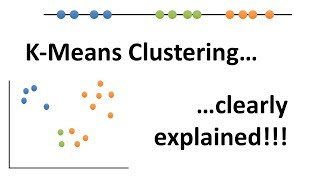
#> input picture img/video/4b5d3muPQmA.jpg, 320 x 180 px; its folder holds only this picture in this run
$ python -i scenes.py   (imports and definitions only)
#> lines starting #> are read from the running program, lines starting #| are printed output that depends on the picture
### python/mlbasic_theme.py
"""Shared plotting style for Python pages, the counterpart of R/theme.R.

Pages load it with:

    from mlbasic_theme import ML_PALETTE, apply_ml_style
    apply_ml_style()

The two halves of the site should look like one site, so the palette, the grid
and the type sizes here are the same values R/theme.R sets for ggplot2. Keep the
two in step: a change to one is a change to both.
"""

import matplotlib as mpl
import matplotlib.pyplot as plt
from cycler import cycler

# Okabe-Ito: distinguishable for the common forms of colour blindness and in
# greyscale. Used for categorical colours site-wide, in the same order as R.
ML_PALETTE = {
    "blue": "#0072B2",
    "orange": "#E69F00",
    "green": "#009E73",
    "vermilion": "#D55E00",
    "purple": "#CC79A7",
    "sky": "#56B4E9",
    "yellow": "#F0E442",
    "grey": "#5A5A5A",
}

# Continuous scales are viridis, again matching the R side.
ML_CONTINUOUS = "viridis"

_GRID = "#e6eaed"
_AXIS_TEXT = "#3d4852"
_SUBDUED = "#55606a"


def apply_ml_style(base_size=13):
    """Set the site style on the global matplotlib rcParams.

    base_size is the body font size in points; everything else is scaled from it,
    so a figure stays readable when a listing card shrinks it.
    """
    mpl.rcParams.update({
        "figure.figsize": (7, 4.5),
        "figure.dpi": 150,
        "savefig.bbox": "tight",
        "font.size": base_size,
        "axes.titlesize": base_size * 1.05,
        "axes.titleweight": "bold",
        "axes.titlelocation": "left",
        "axes.labelsize": base_size * 0.95,
        "axes.labelcolor": _AXIS_TEXT,
        "axes.edgecolor": _GRID,
        "axes.facecolor": "white",
        "axes.grid": True,
        "axes.grid.which": "major",
        "axes.spines.top": False,
        "axes.spines.right": False,
        "axes.prop_cycle": cycler(color=list(ML_PALETTE.values())),
        "grid.color": _GRID,
        "grid.linewidth": 0.4,
        "xtick.color": _SUBDUED,
        "ytick.color": _SUBDUED,
        "xtick.labelsize": base_size * 0.85,
        "ytick.labelsize": base_size * 0.85,
        "legend.frameon": False,
        "legend.fontsize": base_size * 0.9,
        "image.cmap": ML_CONTINUOUS,
    })


# [4 lines left out: function palette, not called in this run]


# Applied on import, so that `import mlbasic_theme` is enough, exactly as
# source(here::here("R/theme.R")) is enough on the R side.
apply_ml_style()

### _videos/07-validation/scenes.py
"""Manim scenes for the validation video. One class per script scene: Scene08 is "## Scene 8".

    cd _videos/07-validation
    manim -ql scenes.py Scene08                      # draft
    manim -qh --frame_rate 30 -a scenes.py           # all, 1080p, for the rough cut

An introduction with one new concept per part, each on one example and one picture:
test on new places (folds of stations against blocks of the map), look beyond accuracy
(sensitivity and specificity on the Assumptions video's rare species, and the threshold
trading one for the other), and put an interval on a score (resampling the sites). Scenes marked "page
results" read visuals/data/*.csv, which tools/figures-for-video.R writes from the pages.
The others are schematic: made-up shapes, never numbers that could pass for survey
results; the maps use the survey's site positions, which are data, not results. The
opening, key-point, recap, quiz and end-card scenes are shared (mlbasic_video.py) and
read PROMISES, ANSWERS and RECAP from here. Consecutive scenes about one picture share a
builder, so each starts where the previous one ended.
"""

import sys
from pathlib import Path

sys.path.insert(0, str(Path(__file__).resolve().parent.parent))
from mlbasic_video import *  # noqa: E402,F403
from mlbasic_data import load_coastal_survey_clean  # noqa: E402


# [2 lines that did not run here, left out]


PROMISES = ["Test on new places",
            "Look beyond accuracy",
            "Put an interval on a score"]
ANSWERS = ["To map new areas,\nhold out whole areas",
           "Report sensitivity\nand specificity,\nnot accuracy alone",
           "Resample the sites\nto see how far\nit could move"]
RECAP = PROMISES

# The pages' colours: training data in blue, anything held out in orange, a flattering or
# misleading result in vermilion. Model names are the pages' own labels.
LIGHT = "#C9CED2"
FOREST, LINEAR, AVERAGE = "Random forest", "Linear regression", "Predicting the average"
MODEL_NAMES = {AVERAGE: "predicting the average", LINEAR: "linear regression", FOREST: "random forest"}


# Helpers ----------------------------------------------------------------------------------

def narration_text(scene):
    return " ".join(scene.script.scenes[scene.number - 1].narration.split())


# [7 lines left out: function position, not called in this run]


def at(scene, fraction):
    """Wait until this fraction of the narration."""
    scene.wait(max(scene.share(fraction) - scene.time, 0.01))


def cue(scene, phrase):
    """Wait until the narration reaches this phrase, judged by its place in the text."""
    at(scene, position(scene, phrase))


def f2(value):
    return f"{value:.2f}"


def pct(value):
    return f"{100 * value:.0f}%"


def plain_axes(x_range, y_range, x_length, y_length):
    return Axes(x_range=x_range, y_range=y_range, x_length=x_length, y_length=y_length,
                tips=False, axis_config={"color": GRID, "include_ticks": False, "stroke_width": 3})


# [36 lines left out: functions chart, number_line, card, not called in this run]


def key_row(colour, text, size=28):
    return VGroup(Dot(radius=0.13, color=colour), label(text, size)).arrange(RIGHT, buff=0.2)


# [3 lines that did not run here, left out]


# [13 lines left out: function site_map, not called in this run]


# [7 lines that did not run here, left out]


# Test on new places (scenes 2–6) ---------------------------------------------------------

# [32 lines that did not run here, left out]


# [38 lines that did not run here, left out]


# [41 lines that did not run here, left out]


# [35 lines that did not run here, left out]


def two_tests(scene):
    """The same random forest's pooled RMSE, held-out stations against held-out blocks."""
    means = scene.data("distance").set_index("folds")["rmse"]
    axis, to_x = number_line(4.1, 4.5, -2.0, 5.6, -1.6, [4.1, 4.2, 4.3, 4.4, 4.5], 1)
    axis_name = label("the forest's error on the held-out data", 26, SUBDUED).next_to(axis, DOWN, 0.6)
    rows = {}
    for key, name, y, colour in (("Stations", "holding out\nsingle stations", 1.4, VERMILION),
                                 ("Half-degree blocks", "holding out\nblocks of the map", 0.0, ORANGE)):
        dot = Dot([to_x(means[key]), y, 0], radius=0.17, color=colour)
        guide = DashedLine([to_x(means[key]), y, 0], [to_x(means[key]), -1.6, 0], color=GRID, stroke_width=2)
        value = label(f2(means[key]), 36, colour, weight=BOLD).next_to(dot, RIGHT, 0.25)
        words = lines_of(name, 30, INK, NORMAL, 0.06).move_to([-2.4, y, 0], aligned_edge=RIGHT)
        rows[key] = VGroup(words, guide, dot, value)
    head = label("One random forest, two tests", 36, SUBDUED).to_edge(UP, buff=0.5)
    return means, VGroup(axis, axis_name), rows, head, to_x


# [26 lines that did not run here, left out]


# [3 lines that did not run here, left out]


# Look beyond accuracy (scenes 8–12) --------------------------------------------------------

# [65 lines left out: functions rare_grid, model_calls, rare_layout, not called in this run]


# [22 lines that did not run here, left out]


# [18 lines that did not run here, left out]


# [23 lines that did not run here, left out]


# [42 lines that did not run here, left out]


# [33 lines that did not run here, left out]


# [3 lines that did not run here, left out]


# Put an interval on a score (scenes 14–18) -------------------------------------------------

# [38 lines that did not run here, left out]


# [59 lines that did not run here, left out]


def site_squares():
    return VGroup(*[Square(0.26, stroke_width=0, fill_color=BLUE, fill_opacity=0.85) for _ in range(160)]
                  ).arrange_in_grid(10, 16, buff=0.06)


# [47 lines that did not run here, left out]


# [36 lines that did not run here, left out]


# [38 lines that did not run here, left out]


# [3 lines that did not run here, left out]


# Quiz (scenes 20–21) -----------------------------------------------------------------------

# [5 lines that did not run here, left out]


# [21 lines that did not run here, left out]


# Key points and end card (scenes 22–25) ---------------------------------------------------

# [3 lines that did not run here, left out]


# [3 lines that did not run here, left out]


# [3 lines that did not run here, left out]


# [2 lines that did not run here, left out]

>>> import cv2
>>> picture = cv2.imread('../../img/video/4b5d3muPQmA.jpg', cv2.IMREAD_GRAYSCALE)
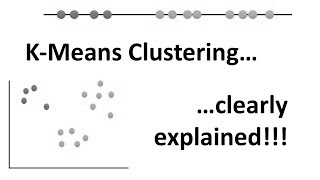
#> picture: shape (180, 320); min 0, max 255, mean 238.1
#> (the run stopped early here; a loop or call above may not have finished)

$ run again, on img/video/4jRBRDbJemM.jpg
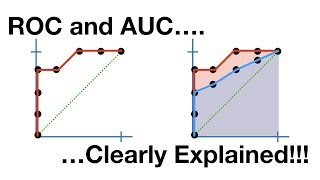
#> input picture img/video/4jRBRDbJemM.jpg, 320 x 180 px
#> `picture = cv2.imread('../../img/video/4b5d3muPQmA.jpg', cv2.IMREAD_GRA..`:
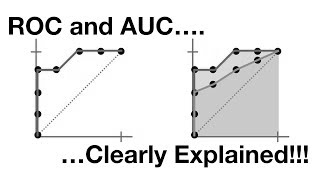
#> picture: shape (180, 320); min 0, max 255, mean 230.6

$ run again, on img/video/7VeUPuFGJHk.jpg
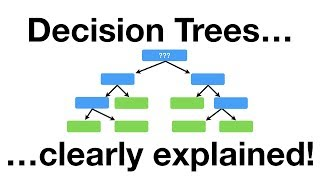
#> input picture img/video/7VeUPuFGJHk.jpg, 320 x 180 px
#> `picture = cv2.imread('../../img/video/4b5d3muPQmA.jpg', cv2.IMREAD_GRA..`:
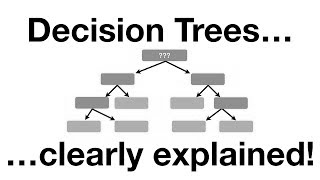
#> picture: shape (180, 320); min 0, max 255, mean 223.8

$ run again, on img/video/7xHsRkOdVwo.jpg
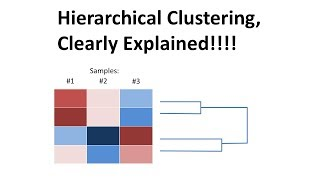
#> input picture img/video/7xHsRkOdVwo.jpg, 320 x 180 px
#> `picture = cv2.imread('../../img/video/4b5d3muPQmA.jpg', cv2.IMREAD_GRA..`:
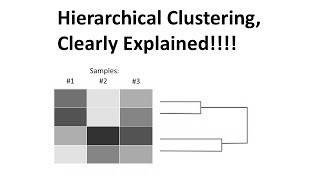
#> picture: shape (180, 320); min 0, max 255, mean 231.5
